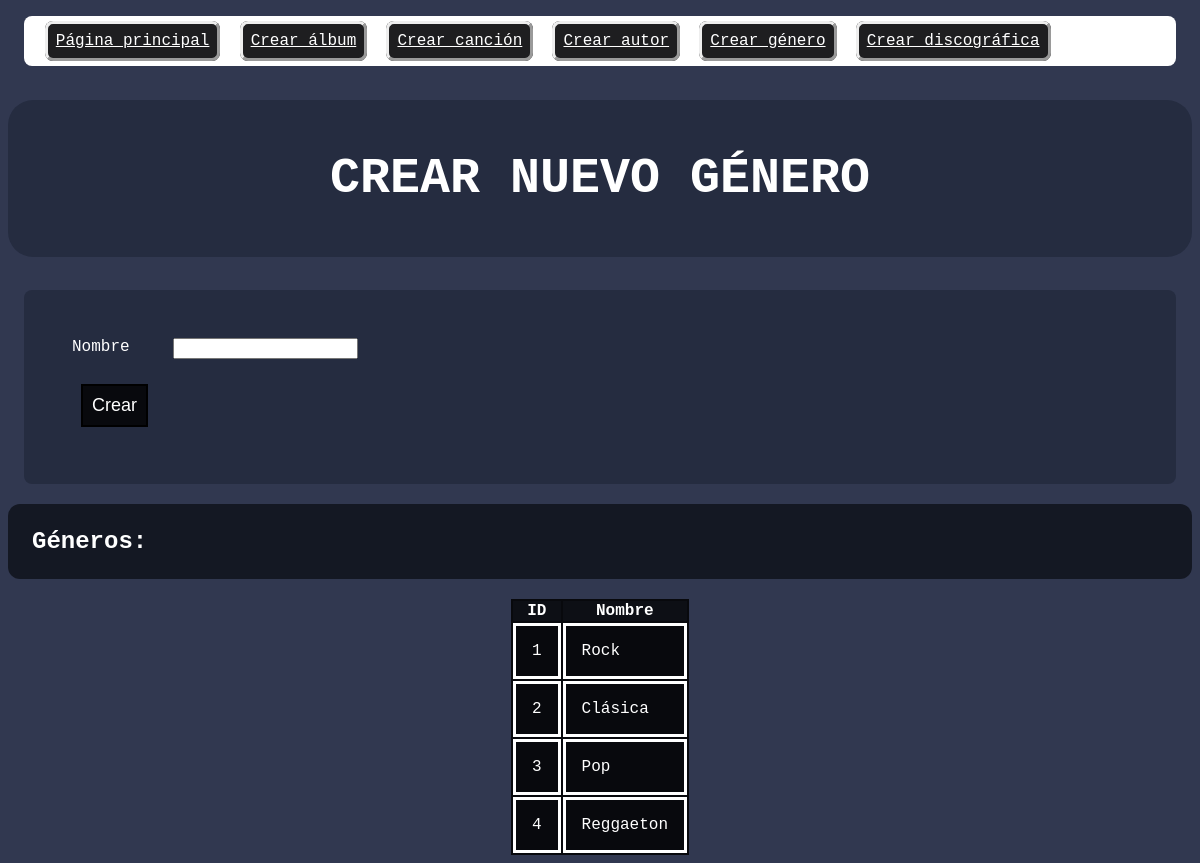
Screenshot of /php/createGenre.php with the database file from the repository.
### tables this page shows
CREATE TABLE `genero` (
  `genero_id` int(11) NOT NULL,
  `nombre` varchar(20) NOT NULL
);

### php/createGenre.php (the view, shortened to what this page needs)
<?php
class CreateGenre
{
    private $host = 'localhost';
    private $user = 'DBUSER2023';
    private $pass = 'DBPSWD2023';
    private $nombreBD = 'musica';
    private $connection;
    public function __construct()
    {
        $this->connection = new mysqli($this->host, $this->user, $this->pass, $this->nombreBD);
    }
    public function getGenres()
    {
        $resultGenres = $this->connection->query('SELECT * FROM genero');
        return $resultGenres->fetch_all(MYSQLI_ASSOC);
    }
}
$createGenre = new CreateGenre();
$genres = $createGenre->getGenres();
?>
<!DOCTYPE html>
<html lang="en">
<head>
    <link rel="stylesheet" href="style.css">
    <link rel="stylesheet" href="layout.css">
</head>
<body>
    <nav>
        <a href="index.php">Página principal</a>
        <a href="createAlbum.php">Crear álbum</a>
        <a href="createSong.php">Crear canción</a>
        <a href="createAuthor.php">Crear autor</a>
        <a href="createGenre.php">Crear género</a>
        <a href="createCompany.php">Crear discográfica</a>
    </nav>
    <h1>Crear nuevo género</h1>
    <form action="createGenre.php" method="post">
        <label for="nombre">Nombre</label>
        <input type="text" name="nombre" id="nombre" />
        <button type="submit">Crear</button>
    </form>
    <h2>Géneros:</h2>
    <table>
        <tr>
            <th>ID</th>
            <th>Nombre</th>
        </tr>
        <?php foreach ($genres as $genre) { ?>
            <tr>
                <td>
                    <?php echo $genre['genero_id'] ?>
                </td>
                <td>
                    <?php echo $genre['nombre'] ?>
                </td>
            </tr>
        <?php } ?>
    </table>
</body>
</html>

### php/style.css (style rules this page uses)
html { background-color: #313850; color: #ffffff; font-family: 'Courier New', Courier, monospace; }
h1 { padding: 1em; background-color: #252C40; border-radius: 0.5em; text-transform: uppercase; text-align: center; font-size: 50px; }
h2 { padding: 1em; background-color: #141823; border-radius: 0.5em; }
form { background-color: #252C40; border-radius: 0.5em; padding: 3em; margin: 1em; display: grid; gap: 1em; grid-template-columns: max-content auto; justify-content: left; }
nav { background-color: #ffffff; padding: 1em; margin: 1em; border-radius: 0.5em; grid-template-columns: auto; }
nav a { background-color: #1E1E20; padding: 0.5em; margin: 0.3em; border-radius: 0.5em; border-style: outset; color: #ffffff; }
table { background-color: #08090D; margin-right: auto; margin-left: auto; }
table th { background-color: #0D0F15; }
table td { border: #ffffff; border-style: solid; padding: 1em; }
button { background-color: #08090D; color: #ffffff; padding: 0.5em; margin: 0.5em; font-size: large; border-style: solid; }

### php/layout.css (style rules this page uses)
h1 { display: block; }
h2, h3, h4, h5 { display: flex; }

### rows the page displays
genero: genero_id "1", nombre "Rock"
genero: genero_id "2", nombre "Clásica"
genero: genero_id "3", nombre "Pop"
genero: genero_id "4", nombre "Reggaeton"
